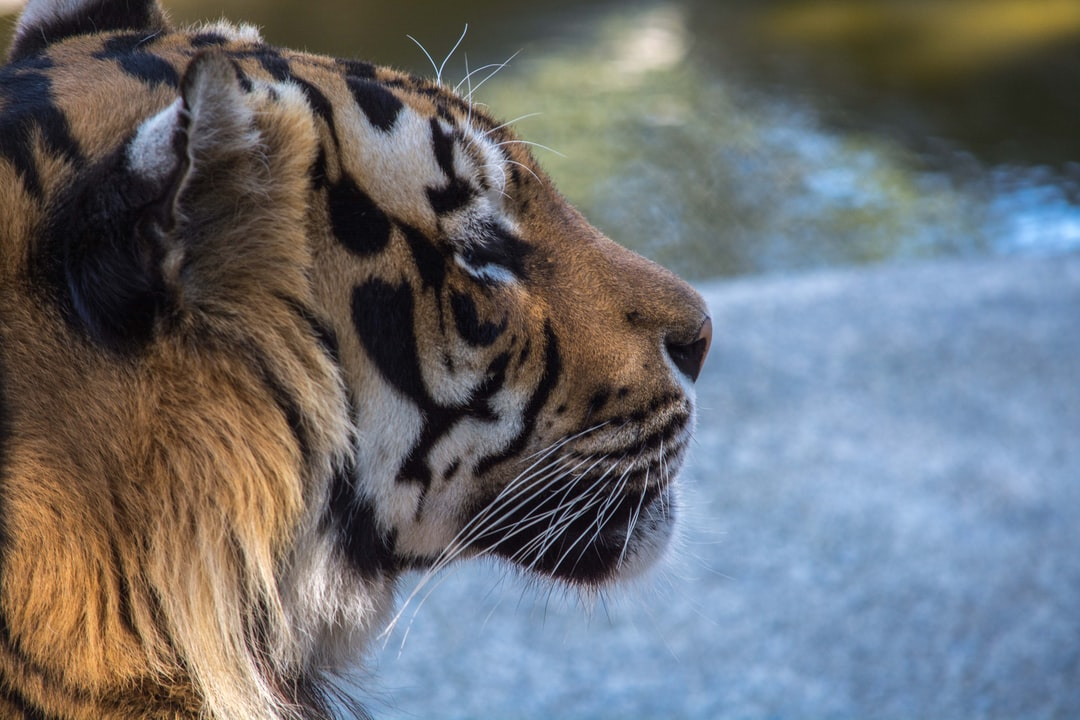
#> input picture images/ImagemOriginal.jpg, 1080 x 720 px, found by its file name
$ python questao19.py   (older library calls are emulated)
#> lines starting #> are read from the running program, lines starting #| are printed output that depends on the picture
import cv2
import matplotlib.pyplot as plt
import numpy as np

image = cv2.imread('C:/Users/User/Desktop/GIT/LapiscoComputerVisionPython/images/ImagemOriginal.jpg')
#> image is the input picture: shape (720, 1080, 3); mean B, G, R 113.4, 109.7, 107.7

grayscale_image = cv2.cvtColor(image, cv2.COLOR_BGR2GRAY)
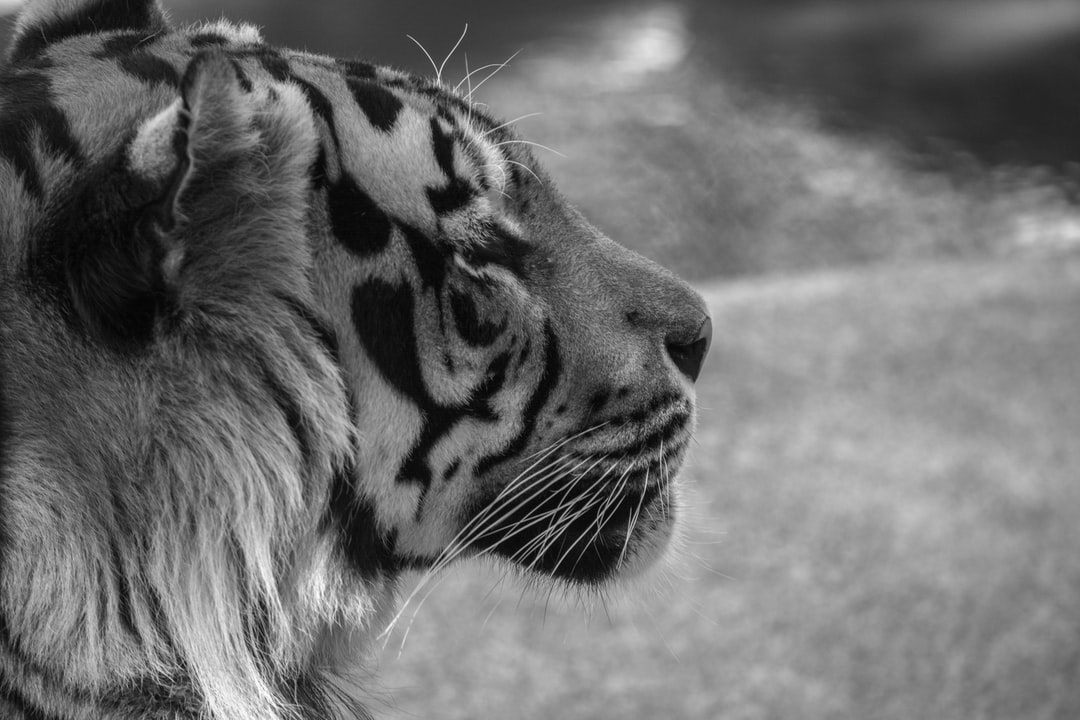
#> grayscale_image: shape (720, 1080); min 1, max 254, mean 109.5

Gx = cv2.Sobel(grayscale_image, dx=1, dy=0, ddepth=cv2.CV_64F, ksize=3)
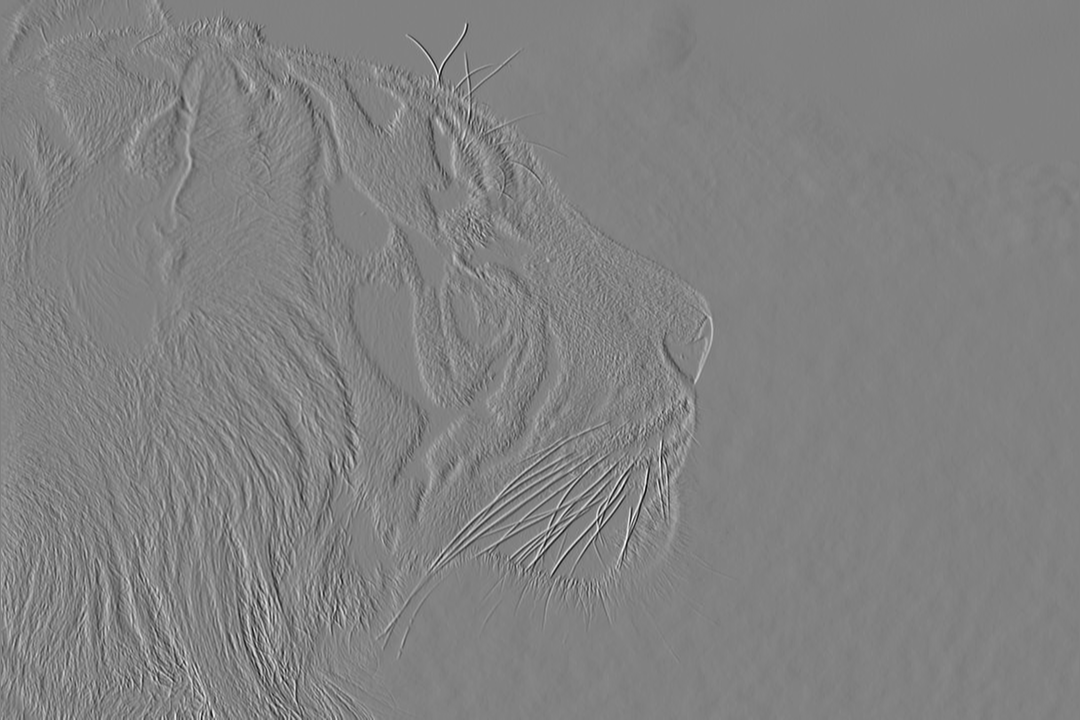
#> Gx: shape (720, 1080) float64; min -631, max 608, mean 0.4; drawn with min black and max white
Gy = cv2.Sobel(grayscale_image, dx=0, dy=1, ddepth=cv2.CV_64F, ksize=3)
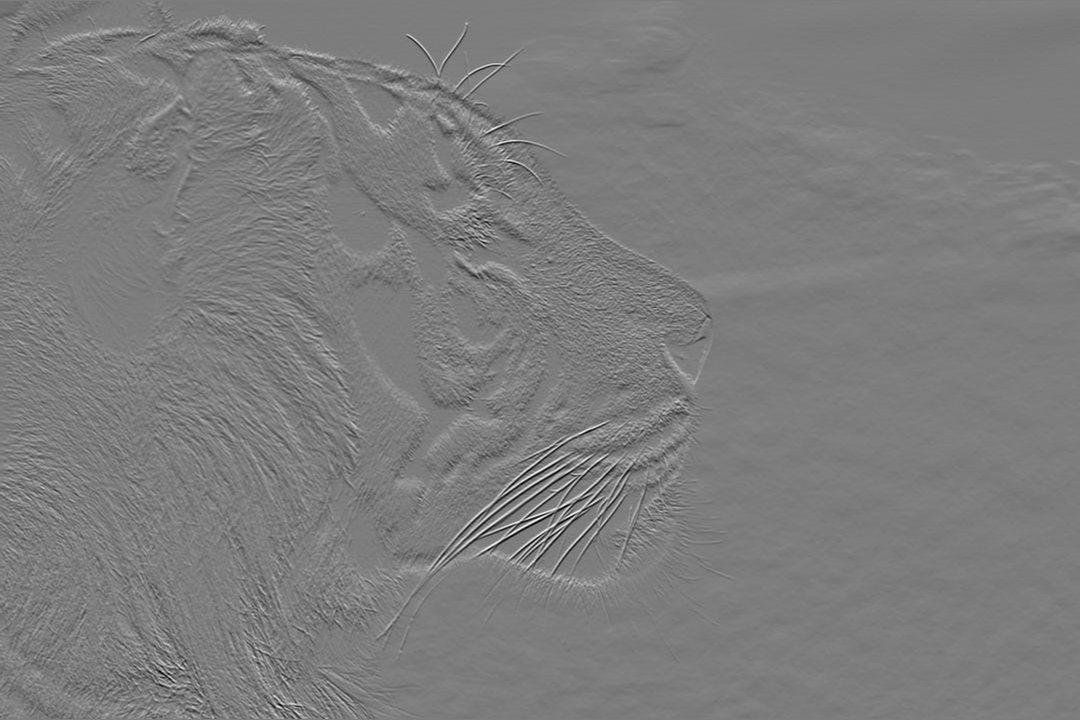
#> Gy: shape (720, 1080) float64; min -518, max 538, mean 0.6; drawn with min black and max white

sobel = (Gx**2 + Gy**2)**(1/2)
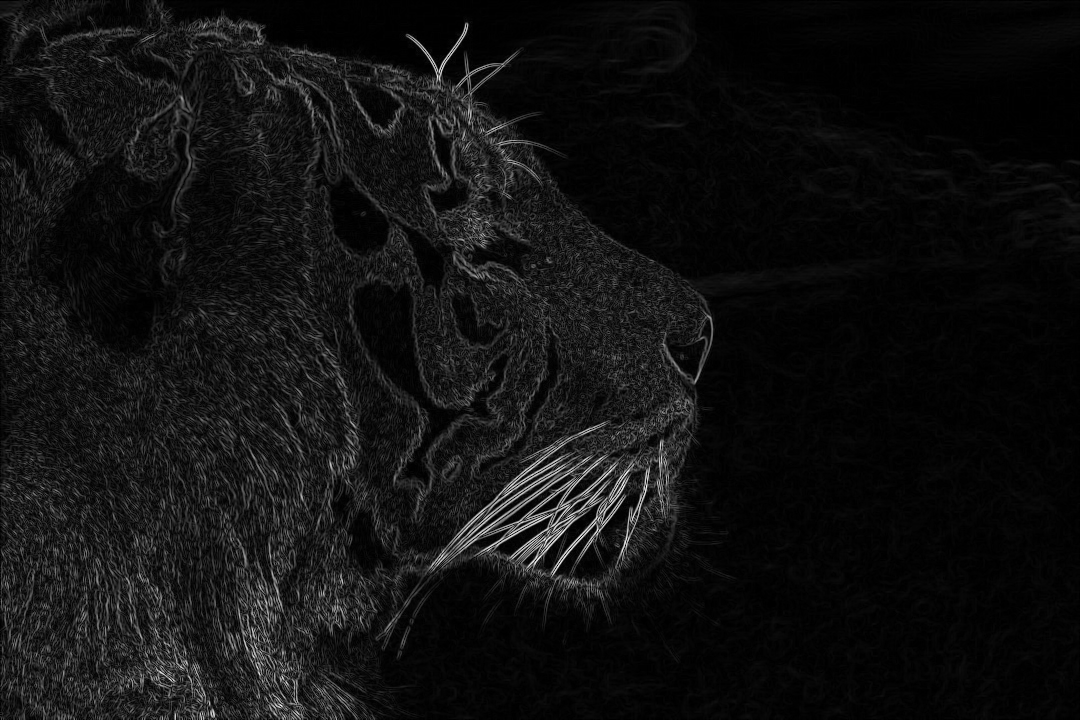
#> sobel: shape (720, 1080) float64; min 0, max 644.1, mean 44; drawn with min black and max white

sobel = cv2.convertScaleAbs(sobel)
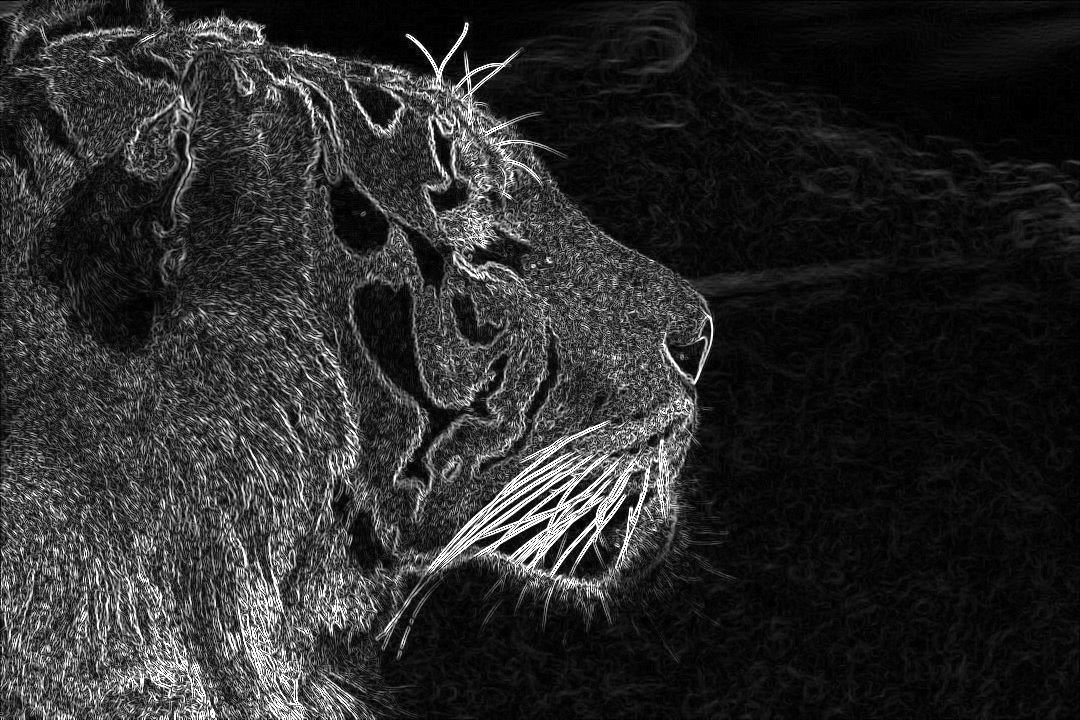
#> sobel: shape (720, 1080); min 0, max 255, mean 42.5


plt.figure(1)
plt.subplot(221)
plt.imshow(grayscale_image, cmap='gray')
plt.subplot(222)
plt.hist(grayscale_image.ravel(), 256, [0, 256])
plt.subplot(223)
plt.imshow(sobel, cmap='gray')
plt.subplot(224)
plt.hist(sobel.ravel(), 256, [0, 256])
plt.show()
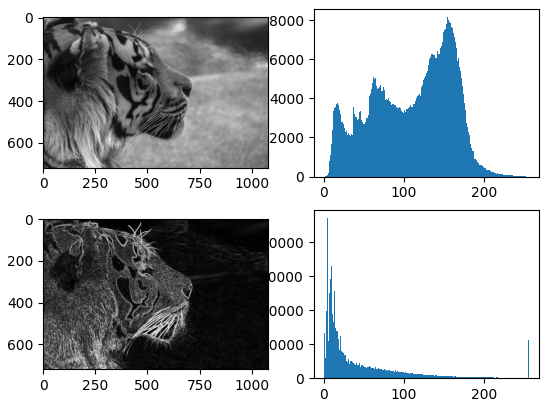
#> figure drawn by matplotlib, 4 panels; panel 2: tallest bar 8178 high, from x = 154 to 155; panel 4: tallest bar 47066 high, from x = 4 to 5
